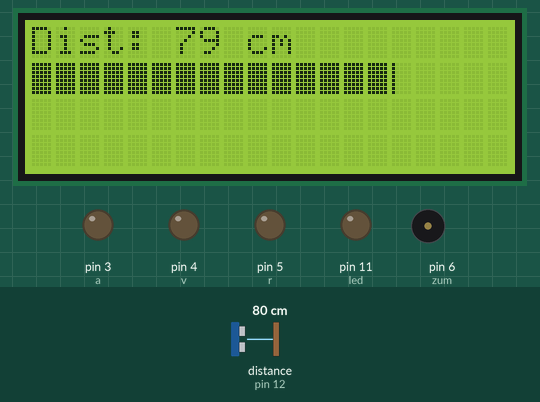
A sketch run on a simulated Arduino Uno, built with avr-gcc and run on an emulated ATmega328P. Parts: 20×4 character LCD, output pins drawn as LEDs (lit = HIGH), buzzer (waves = sounding). Wiring (inferred from the names in the program): ultrasonic range finder: trigger pin 13; echo pin 12. Dashed ring = blinking. Inputs (shaded band) come from the test bench; at power-on: distance to the obstacle (sensor on pin 12) 80 cm. The echo pulse lasts 58.3 µs per cm; pins used as bus, display or sensor lines are not drawn; what the sketch prints to the serial monitor is not drawn.

Above: at 1.0 s.
1.6 s: distance to the obstacle (sensor on pin 12) set to 194 cm
At 5.2 s:
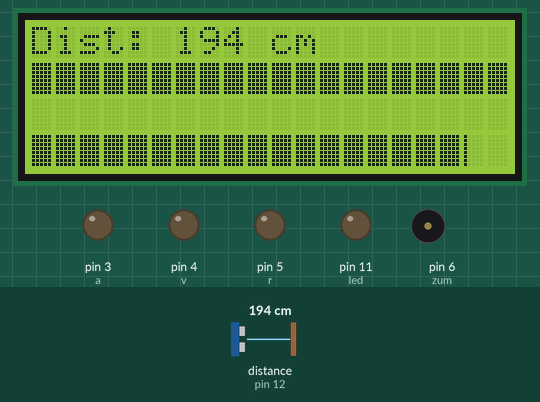
6.3 s: distance to the obstacle (sensor on pin 12) set to 204 cm
At 8.3 s:
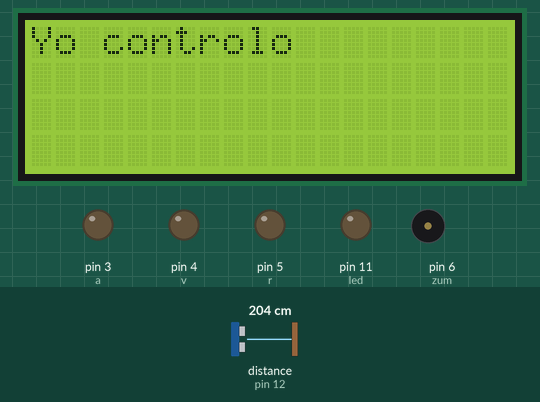
10.4 s: distance to the obstacle (sensor on pin 12) set to 9 cm
At 11.0 s:
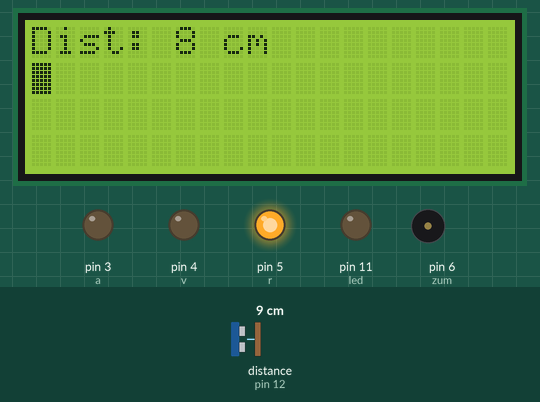
12.6 s: distance to the obstacle (sensor on pin 12) set to 2 cm
At 13.4 s:
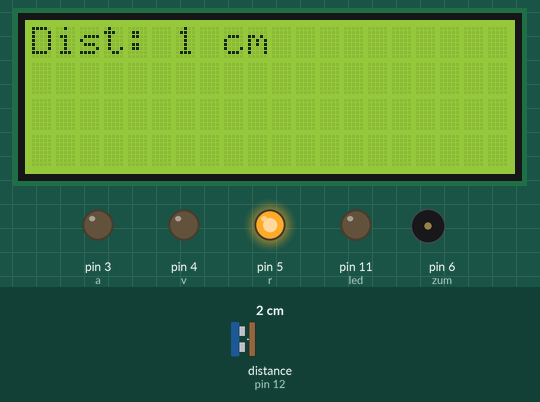
16.2 s: distance to the obstacle (sensor on pin 12) set to 4 cm
19.7 s: distance to the obstacle (sensor on pin 12) set to 35 cm
At 20.7 s:
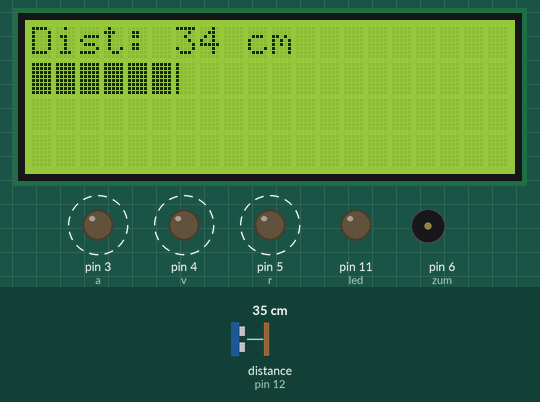
Timing chart, 0 to 25.5 s (numbered marks = the images above; inputs shaded):
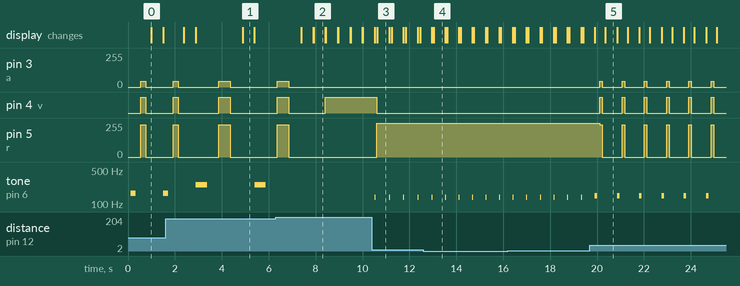

Measured:
- the behaviour switches between 199 and 200 cm on distance to the obstacle (sensor on pin 12) (found by bisection; images 1 and 2)
- after the input at 6.3 s, pin 3 (a), pin 5 (r): goes on until 6.9 s, then stays 0/255; tone on pin 6 (zum): stays silent (without the input it goes to 247 Hz after 1.6 s); the display: first differs from a run without the input after 1.6 s (image 2)
- after the input at 10.4 s, pin 4 (v): HIGH → LOW after 0.22 s; pin 5 (r): 0/255 → 255/255 after 0.22 s; tone on pin 6 (zum): alternates 139 Hz for 0.05 s and silent for 0.56 s, starting after 0.12 s
- after the input at 12.6 s, the display: first differs from a run without the input after 0.43 s (image 4)
- after the input at 19.7 s, pin 3 (a): alternates 43/255 for 0.11 s and 0/255 for 0.84 s, starting after 0.42 s; pin 4 (v): alternates HIGH for 0.11 s and LOW for 0.84 s, starting after 0.42 s
- what the display in image 0 shows lasts 0.5 s, from 1.0 s to 1.5 s

The sketch:

V5_SensorDistancia_LCDbarra.ino
```cpp
#define trigPin 13
#define echoPin 12
#define led 11
#define zum 6
#define r 5
#define v 4
#define a 3

#include <Wire.h>
#include <LiquidCrystal_I2C.h>

int DO = 131;
int DOS = 139;
int RE = 147;
int RES = 156;
int MI = 165;
int FA = 175;
int FAS = 185;
int SOL = 196;
int SOLS = 208;
int LA = 220;
int LAS = 233;
int SI = 247;

byte espacio[8] = {
  B00000,
  B00000,
  B00000,
  B00000,
  B00000,
  B00000,
  B00000,
  B00000,
};
byte col_1[8] = {
  B10000,
  B10000,
  B10000,
  B10000,
  B10000,
  B10000,
  B10000,
  B10000,
};
byte col_2[8] = {
  B11000,
  B11000,
  B11000,
  B11000,
  B11000,
  B11000,
  B11000,
  B11000,
};
byte col_3[8] = {
  B11100,
  B11100,
  B11100,
  B11100,
  B11100,
  B11100,
  B11100,
  B11100,
};
byte col_4[8] = {
  B11110,
  B11110,
  B11110,
  B11110,
  B11110,
  B11110,
  B11110,
  B11110,
};
byte col_5[8] = {
  B11111,
  B11111,
  B11111,
  B11111,
  B11111,
  B11111,
  B11111,
  B11111,
};

int vNotas[12] = {DO, DOS, RE, RES, MI, FA, FAS, SOL, SOLS, LA, LAS, SI};
LiquidCrystal_I2C lcd(0x27, 20, 4);
void setup()
{
  Serial.begin (9600);
  lcd.init();
  lcd.backlight();
  pinMode(trigPin, OUTPUT);
  pinMode(echoPin, INPUT);
  pinMode(led, OUTPUT);
  pinMode(zum, OUTPUT);
  pinMode(a, OUTPUT);
  pinMode(v, OUTPUT);
  pinMode(r, OUTPUT);
  lcd.createChar(0, espacio);
  lcd.createChar(1, col_1);
  lcd.createChar(2, col_2);
  lcd.createChar(3, col_3);
  lcd.createChar(4, col_4);
  lcd.createChar(5, col_5);
}

void loop()
{
  long frecuencia, duracion, distancia;
  digitalWrite(trigPin, LOW);
  delayMicroseconds(2);
  digitalWrite(trigPin, HIGH);
  delayMicroseconds(10);
  digitalWrite(trigPin, LOW);
  duracion = pulseIn(echoPin, HIGH);
  distancia = (duracion / 2) / 29.1;

  if (distancia >= 200 || distancia <= 0)
  {
    Serial.println("Fuera de rango");
    lcd.setCursor(0, 0);
    lcd.print("Yo controlo");
    delay(500);
    analogWrite(v, 255);
    analogWrite(r, 0);
    analogWrite(a, 0);
  }

  else
  {
    Serial.print(distancia);
    Serial.println(" cm");
    frecuencia = distancia;
    zumba(map(frecuencia, 10, 200, 1, 12), map(distancia, 10, 200, 50, 500));
    contrRGB(distancia);
    LCD(distancia);
  }
  //delay(500);
  lcd.clear();
}

void zumba (int frecuencia, int duracion)
{
  tone(zum, vNotas[frecuencia]);
  delay(duracion);
  noTone(zum);
  delay(duracion);
}

void contrRGB (int distancia)
{
  if (distancia < 10)
  {
    analogWrite(r, 255);
    analogWrite(v, 0);
    analogWrite(a, 0);
  }

  else
  {
    if (distancia <= 30)
    {
      analogWrite(r, 255);
      analogWrite(v, 0);
      analogWrite(a, 0);
    }

    if (distancia >= 20 && distancia < 200)
    {
      analogWrite(v, 248);
      analogWrite(r, 243);
      analogWrite(a, 43);
    }
    delay(map(distancia, 10, 200, 50, 500));
    analogWrite(r, 0);
    analogWrite(v, 0);
    analogWrite(a, 0);
    delay(map(distancia, 10, 200, 50, 500));
  }
}

void LCD (int distancia)
{
  lcd.setCursor(0, 0);
  lcd.print("Dist: ");
  lcd.print(distancia);
  lcd.print(" cm");

  lcd.setCursor(0, 1);
  map(distancia, 10, 200, 0, 80);
  int entero = (distancia / 5) - 1;
  for (int i = 0; i <= entero; i++)
  {
    lcd.write(byte(5));
  }

  int sobra = distancia - 5 * entero;
  lcd.write(byte(sobra));
  delay(500);
}
```
